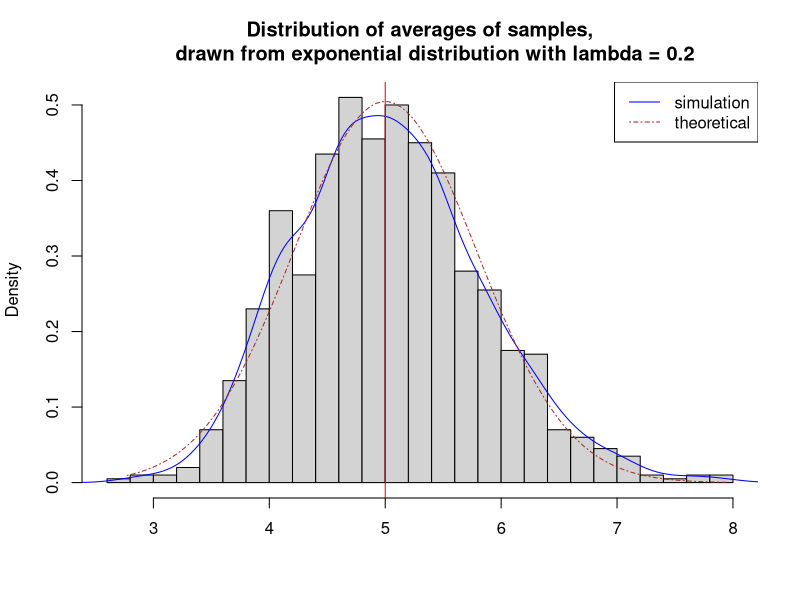
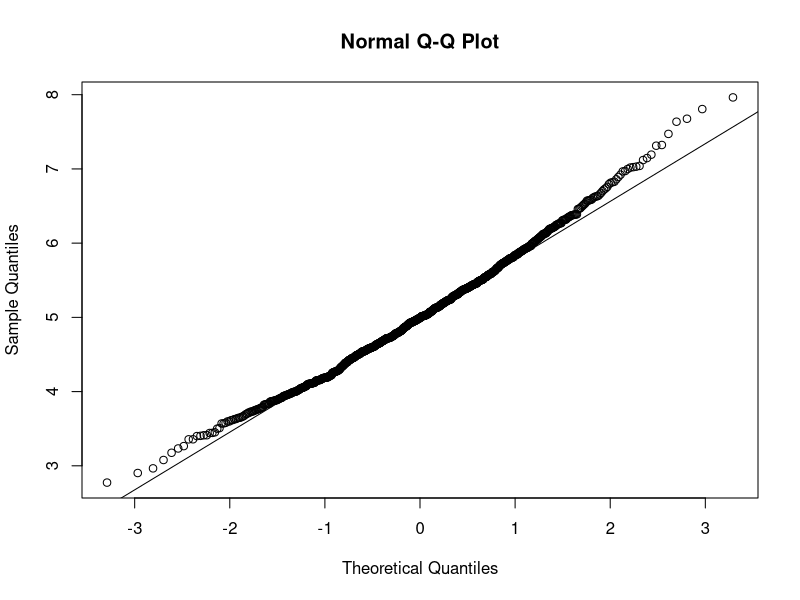
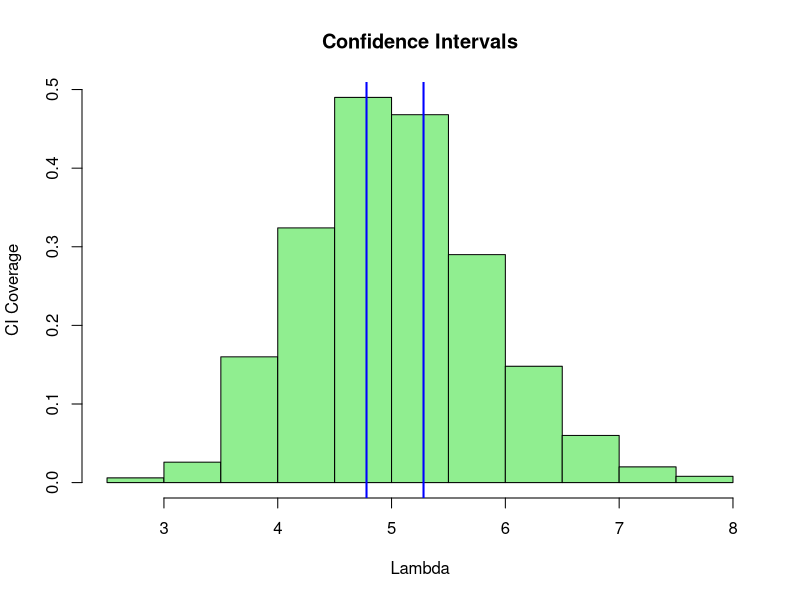

Write R code to recreate these figures, in order.
## ---- chunk 1
library(knitr)
library(rmarkdown)

## ---- chunk 2
lambda <- 0.2
n <- 40
n_sims <- 1000
means <- data.frame(x = sapply(n_sims, function(x) {mean(rexp(n, lambda))}))
sim <- matrix(rexp(n_sims * n, rate = lambda), n_sims, n)
row_means <- rowMeans(sim)
## ---- chunk 3
# Plotting the histogram of averages
hist(row_means, breaks = 20, prob = TRUE,
     main = "Distribution of averages of samples,
     drawn from exponential distribution with lambda = 0.2",
     xlab = "")

# Density of the averages of samples
lines(density(row_means), pch = 20, col = "blue", lty = 1)

# Theoretical center of distribution
abline(v = 1 / lambda, col = "red")

# Theoretical density of the averages of samples
x_theo_fit <- seq(min(row_means), max(row_means), length = 100)

y_theo_fit <- dnorm(x_theo_fit, mean = 1 / lambda, sd = (1 / lambda / sqrt(n)))

lines(x_theo_fit, y_theo_fit, pch = 35, col = "brown", lty = 10)

legend('topright', c("simulation", "theoretical"), lty = c(1,10), col = c("blue", "brown"))
## ---- chunk 4
qqnorm(row_means); qqline(row_means)
## ---- chunk 5
means_exp <- apply(sim, 1, mean)
CI_coverage <- round(mean(means_exp) + c(-1, 1) * 1.96 * (sd(means_exp) / sqrt(40)), 3)
CI_coverage
## ---- chunk 6
#Plotting the results
hist(means_exp, breaks=10, prob = TRUE, col = "lightgreen", main = "Confidence Intervals", xlab = "Lambda", ylab = "CI Coverage")
     
    abline(v = CI_coverage, col= "blue", lwd = 2)
